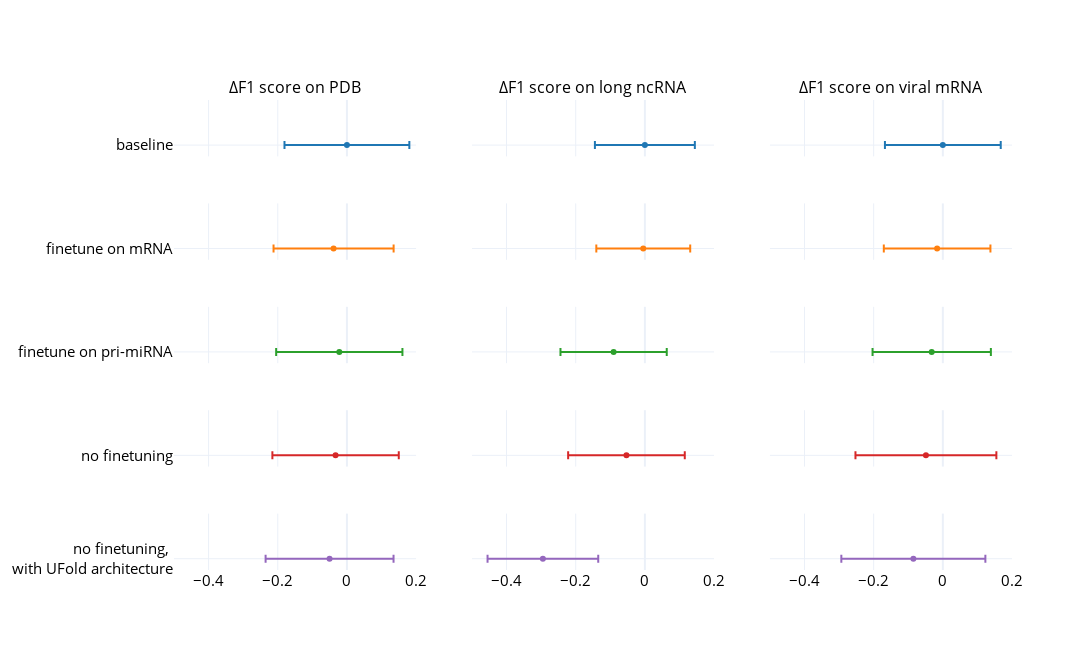

Write notebook code for a chart like this one.
### Code cell
import plotly.graph_objects as go
from plotly.subplots import make_subplots
import plotly.express as px

models = [
            'baseline',
            'finetune on mRNA',
            'finetune on pri-miRNA',
            'no finetuning',
            'no finetuning, <br>with UFold architecture',
          ]

baseline = data_comparison[data_comparison['model']=='baseline'].groupby('dataset')['f1'].mean()

fig = make_subplots(rows=len(models), cols=len(data_comparison['dataset'].unique()), 
                    subplot_titles=([f'∆F1 score on {dataset}' for dataset in data_comparison['dataset'].unique()]), shared_yaxes=True, shared_xaxes=True)

colors = px.colors.qualitative.D3
for i, model in enumerate(models):
    for j, dataset in enumerate(data_comparison['dataset'].unique()):
        
        data = data_comparison[(data_comparison['model']==model) & (data_comparison['dataset']==dataset)]

        # fig.add_trace(go.Box(x=data['f1'] - baseline[dataset], #meanline_visible=True, 
        #                      boxpoints=False,
        #                      name=model, marker_color=colors[i], showlegend=False), row=1+i, col=1+j)
        
        fig.add_trace(go.Scatter(x=[data['f1'].mean() - baseline[dataset]], y=[model], 
                                 error_x=dict(type='data', array=[data['f1'].std()]),
                                 mode='markers', marker_color=colors[i], showlegend=False), row=1+i, col=1+j)
        

fig.update_xaxes(range=[-0.5, 0.2])
fig.update_layout(
                # title= 'Ablation study', 
                # yaxis_title='F1 score', #xaxis_title='test set',
                    # xaxis_title='F1 score difference to baseline',
                    # xaxis_range=[-1, 1],
                    height=len(models)*130, width=1100,
                    template='plotly_white', 
                    font_size=15, font_color='black',)

fig.show()

### Figure 1 — Plotly figure (JSON) as saved in the notebook; plotly's stock layout.template omitted (floating-point values rounded to 4 significant figures)
{"data": [{"error_x": {"array": [0.1805], "type": "data"}, "marker": {"color": "#1F77B4"}, "mode": "markers", "showlegend": false, "type": "scatter", "x": [0], "xaxis": "x", "y": ["baseline"], "yaxis": "y"}, {"error_x": {"array": [0.1445], "type": "data"}, "marker": {"color": "#1F77B4"}, "mode": "markers", "showlegend": false, "type": "scatter", "x": [0], "xaxis": "x2", "y": ["baseline"], "yaxis": "y2"}, {"error_x": {"array": [0.1674], "type": "data"}, "marker": {"color": "#1F77B4"}, "mode": "markers", "showlegend": false, "type": "scatter", "x": [0], "xaxis": "x3", "y": ["baseline"], "yaxis": "y3"}, {"error_x": {"array": [0.1736], "type": "data"}, "marker": {"color": "#FF7F0E"}, "mode": "markers", "showlegend": false, "type": "scatter", "x": [-0.03857], "xaxis": "x4", "y": ["finetune on mRNA"], "yaxis": "y4"}, {"error_x": {"array": [0.1357], "type": "data"}, "marker": {"color": "#FF7F0E"}, "mode": "markers", "showlegend": false, "type": "scatter", "x": [-0.00466], "xaxis": "x5", "y": ["finetune on mRNA"], "yaxis": "y5"}, {"error_x": {"array": [0.1541], "type": "data"}, "marker": {"color": "#FF7F0E"}, "mode": "markers", "showlegend": false, "type": "scatter", "x": [-0.01651], "xaxis": "x6", "y": ["finetune on mRNA"], "yaxis": "y6"}, {"error_x": {"array": [0.1825], "type": "data"}, "marker": {"color": "#2CA02C"}, "mode": "markers", "showlegend": false, "type": "scatter", "x": [-0.02205], "xaxis": "x7", "y": ["finetune on pri-miRNA"], "yaxis": "y7"}, {"error_x": {"array": [0.1536], "type": "data"}, "marker": {"color": "#2CA02C"}, "mode": "markers", "showlegend": false, "type": "scatter", "x": [-0.09041], "xaxis": "x8", "y": ["finetune on pri-miRNA"], "yaxis": "y8"}, {"error_x": {"array": [0.1711], "type": "data"}, "marker": {"color": "#2CA02C"}, "mode": "markers", "showlegend": false, "type": "scatter", "x": [-0.03216], "xaxis": "x9", "y": ["finetune on pri-miRNA"], "yaxis": "y9"}, {"error_x": {"array": [0.1827], "type": "data"}, "marker": {"color": "#D62728"}, "mode": "markers", "showlegend": false, "type": "scatter", "x": [-0.03279], "xaxis": "x10", "y": ["no finetuning"], "yaxis": "y10"}, {"error_x": {"array": [0.1686], "type": "data"}, "marker": {"color": "#D62728"}, "mode": "markers", "showlegend": false, "type": "scatter", "x": [-0.05324], "xaxis": "x11", "y": ["no finetuning"], "yaxis": "y11"}, {"error_x": {"array": [0.2037], "type": "data"}, "marker": {"color": "#D62728"}, "mode": "markers", "showlegend": false, "type": "scatter", "x": [-0.0489], "xaxis": "x12", "y": ["no finetuning"], "yaxis": "y12"}, {"error_x": {"array": [0.185], "type": "data"}, "marker": {"color": "#9467BD"}, "mode": "markers", "showlegend": false, "type": "scatter", "x": [-0.05017], "xaxis": "x13", "y": ["no finetuning, <br>with UFold architecture"], "yaxis": "y13"}, {"error_x": {"array": [0.16], "type": "data"}, "marker": {"color": "#9467BD"}, "mode": "markers", "showlegend": false, "type": "scatter", "x": [-0.2949], "xaxis": "x14", "y": ["no finetuning, <br>with UFold architecture"], "yaxis": "y14"}, {"error_x": {"array": [0.2082], "type": "data"}, "marker": {"color": "#9467BD"}, "mode": "markers", "showlegend": false, "type": "scatter", "x": [-0.08522], "xaxis": "x15", "y": ["no finetuning, <br>with UFold architecture"], "yaxis": "y15"}], "layout": {"annotations": [{"font": {"size": 16}, "showarrow": false, "text": "∆F1 score on PDB", "x": 0.1444, "xanchor": "center", "xref": "paper", "y": 1, "yanchor": "bottom", "yref": "paper"}, {"font": {"size": 16}, "showarrow": false, "text": "∆F1 score on long ncRNA", "x": 0.5, "xanchor": "center", "xref": "paper", "y": 1, "yanchor": "bottom", "yref": "paper"}, {"font": {"size": 16}, "showarrow": false, "text": "∆F1 score on viral mRNA", "x": 0.8556, "xanchor": "center", "xref": "paper", "y": 1, "yanchor": "bottom", "yref": "paper"}], "font": {"color": "black", "size": 15}, "height": 650, "width": 1100, "xaxis": {"anchor": "y", "domain": [0, 0.2889], "matches": "x13", "range": [-0.5, 0.2], "showticklabels": false}, "xaxis10": {"anchor": "y10", "domain": [0, 0.2889], "matches": "x13", "range": [-0.5, 0.2], "showticklabels": false}, "xaxis11": {"anchor": "y11", "domain": [0.3556, 0.6444], "matches": "x14", "range": [-0.5, 0.2], "showticklabels": false}, "xaxis12": {"anchor": "y12", "domain": [0.7111, 1], "matches": "x15", "range": [-0.5, 0.2], "showticklabels": false}, "xaxis13": {"anchor": "y13", "domain": [0, 0.2889], "range": [-0.5, 0.2]}, "xaxis14": {"anchor": "y14", "domain": [0.3556, 0.6444], "range": [-0.5, 0.2]}, "xaxis15": {"anchor": "y15", "domain": [0.7111, 1], "range": [-0.5, 0.2]}, "xaxis2": {"anchor": "y2", "domain": [0.3556, 0.6444], "matches": "x14", "range": [-0.5, 0.2], "showticklabels": false}, "xaxis3": {"anchor": "y3", "domain": [0.7111, 1], "matches": "x15", "range": [-0.5, 0.2], "showticklabels": false}, "xaxis4": {"anchor": "y4", "domain": [0, 0.2889], "matches": "x13", "range": [-0.5, 0.2], "showticklabels": false}, "xaxis5": {"anchor": "y5", "domain": [0.3556, 0.6444], "matches": "x14", "range": [-0.5, 0.2], "showticklabels": false}, "xaxis6": {"anchor": "y6", "domain": [0.7111, 1], "matches": "x15", "range": [-0.5, 0.2], "showticklabels": false}, "xaxis7": {"anchor": "y7", "domain": [0, 0.2889], "matches": "x13", "range": [-0.5, 0.2], "showticklabels": false}, "xaxis8": {"anchor": "y8", "domain": [0.3556, 0.6444], "matches": "x14", "range": [-0.5, 0.2], "showticklabels": false}, "xaxis9": {"anchor": "y9", "domain": [0.7111, 1], "matches": "x15", "range": [-0.5, 0.2], "showticklabels": false}, "yaxis": {"anchor": "x", "domain": [0.88, 1]}, "yaxis10": {"anchor": "x10", "domain": [0.22, 0.34]}, "yaxis11": {"anchor": "x11", "domain": [0.22, 0.34], "matches": "y10", "showticklabels": false}, "yaxis12": {"anchor": "x12", "domain": [0.22, 0.34], "matches": "y10", "showticklabels": false}, "yaxis13": {"anchor": "x13", "domain": [0, 0.12]}, "yaxis14": {"anchor": "x14", "domain": [0, 0.12], "matches": "y13", "showticklabels": false}, "yaxis15": {"anchor": "x15", "domain": [0, 0.12], "matches": "y13", "showticklabels": false}, "yaxis2": {"anchor": "x2", "domain": [0.88, 1], "matches": "y", "showticklabels": false}, "yaxis3": {"anchor": "x3", "domain": [0.88, 1], "matches": "y", "showticklabels": false}, "yaxis4": {"anchor": "x4", "domain": [0.66, 0.78]}, "yaxis5": {"anchor": "x5", "domain": [0.66, 0.78], "matches": "y4", "showticklabels": false}, "yaxis6": {"anchor": "x6", "domain": [0.66, 0.78], "matches": "y4", "showticklabels": false}, "yaxis7": {"anchor": "x7", "domain": [0.44, 0.56]}, "yaxis8": {"anchor": "x8", "domain": [0.44, 0.56], "matches": "y7", "showticklabels": false}, "yaxis9": {"anchor": "x9", "domain": [0.44, 0.56], "matches": "y7", "showticklabels": false}}}
